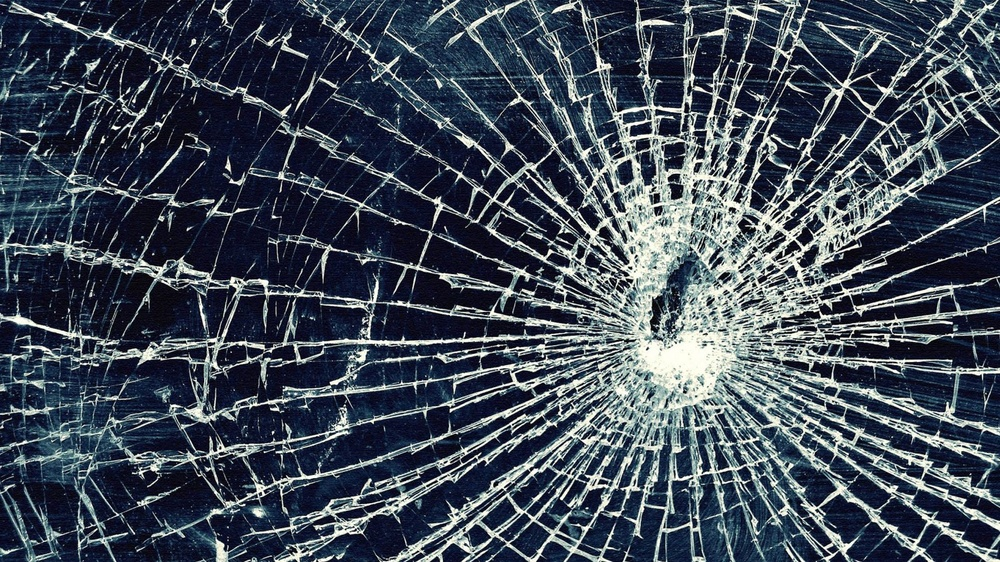
#> input picture openCv/day19/389988.jpg, 1000 x 562 px, shrunk from 1920 x 1080 before the run
$ python img.py
#> lines starting #> are read from the running program, lines starting #| are printed output that depends on the picture

# Importing the OpenCV library
import cv2

# Reading the image using imread() function
image = cv2.imread('389988.jpg', 0)
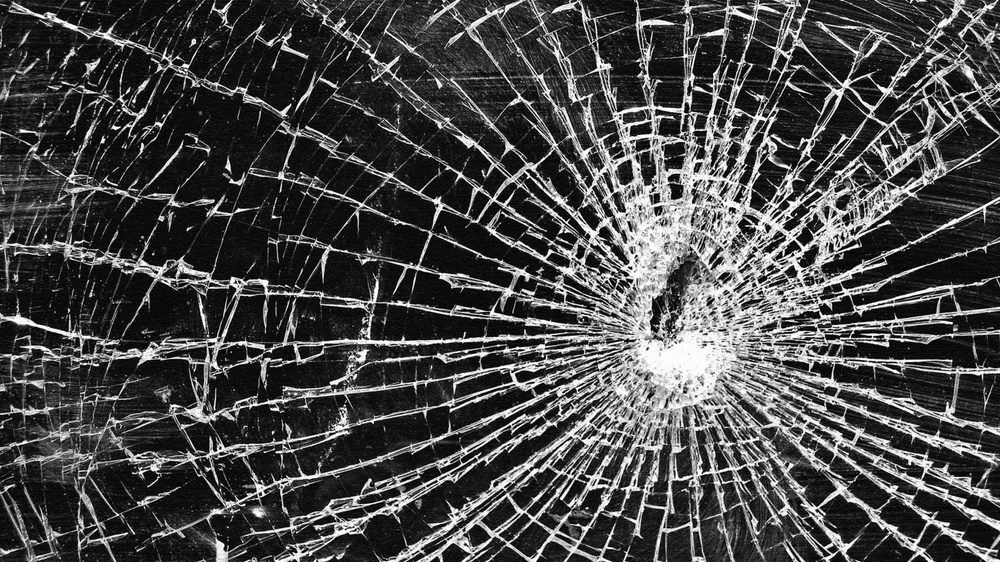
#> image: shape (562, 1000); min 0, max 255, mean 72.5
print(image)
#> (printed output is left out)
